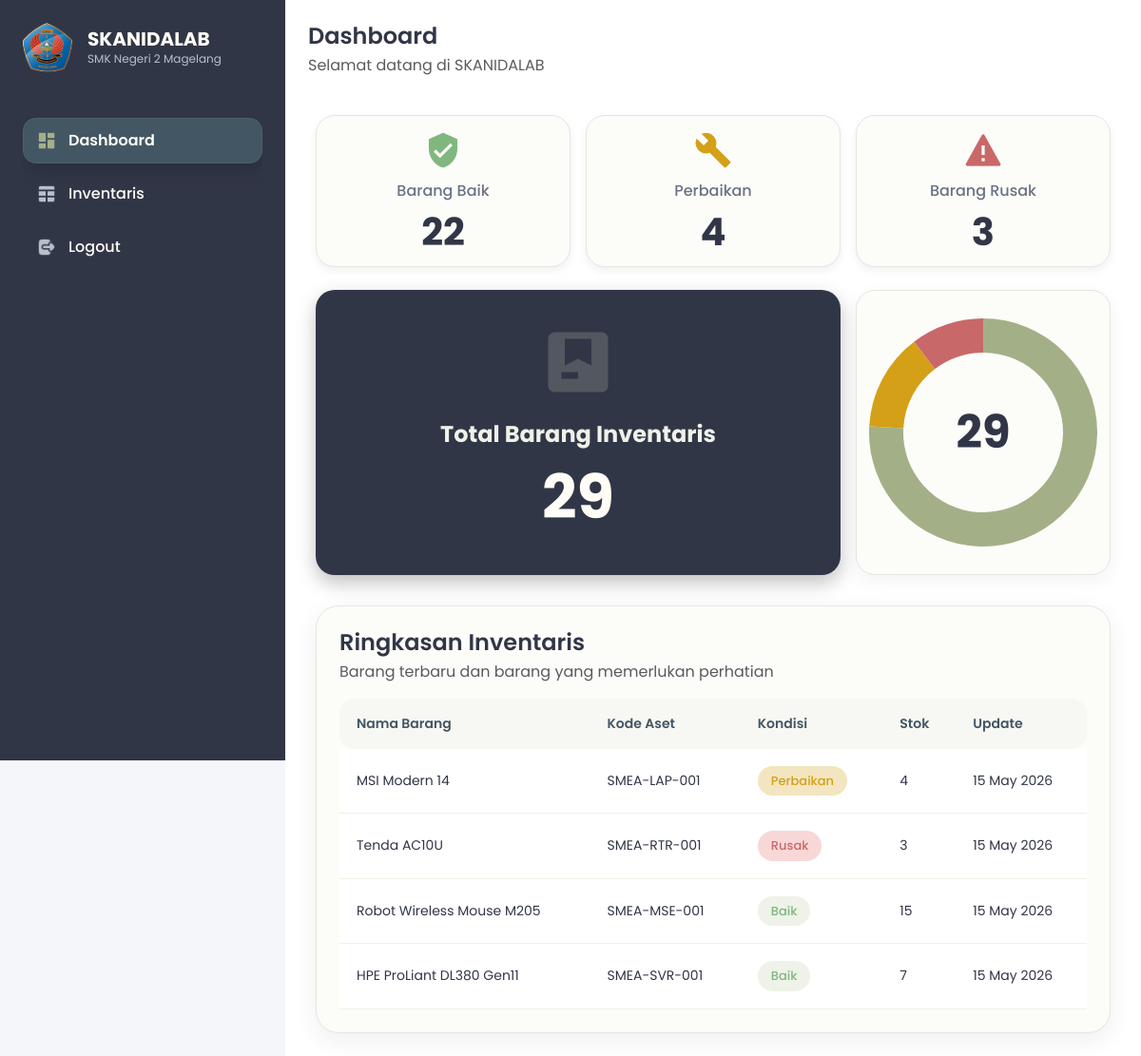
/views/dashboard.php, run on the app's committed database.
### tables this page shows
CREATE TABLE IF NOT EXISTS `inventaris` (
  `id_barang` int NOT NULL AUTO_INCREMENT,
  `nama_barang` varchar(100) NOT NULL,
  `kode_aset` varchar(50) DEFAULT NULL,
  `kondisi` enum('Baik','Rusak','Perbaikan') DEFAULT 'Baik',
  `stok` int DEFAULT NULL,
  `tgl_update` timestamp NULL DEFAULT CURRENT_TIMESTAMP ON UPDATE CURRENT_TIMESTAMP,
  PRIMARY KEY (`id_barang`),
  UNIQUE KEY `kode_aset` (`kode_aset`)
);

### views/dashboard.php (the view, shortened to what this page needs)
<?php
require_once __DIR__ . '/../config/koneksi.php';
$totalQuery = mysqli_query($conn, "SELECT SUM(stok) AS total FROM inventaris");
$total = mysqli_fetch_assoc($totalQuery)['total'] ?? 0;
$baik = mysqli_fetch_assoc(mysqli_query($conn, "SELECT SUM(stok) AS jml FROM inventaris WHERE kondisi='Baik'"))['jml'] ?? 0;
$rusak = mysqli_fetch_assoc(mysqli_query($conn, "SELECT SUM(stok) AS jml FROM inventaris WHERE kondisi='Rusak'"))['jml'] ?? 0;
$perbaikan = mysqli_fetch_assoc(mysqli_query($conn, "SELECT SUM(stok) AS jml FROM inventaris WHERE kondisi='Perbaikan'"))['jml'] ?? 0;
$data = mysqli_query($conn, "SELECT * FROM inventaris ORDER BY tgl_update DESC LIMIT 5");
?>
<!DOCTYPE html>
<html lang="en">
<head>
    <link href="https://cdn.jsdelivr.net/npm/bootstrap@5.3.7/dist/css/bootstrap.min.css" rel="stylesheet">
</head>
<body>
<div class="container-fluid p-0">
    <div class="row g-0">
        <?php include __DIR__ . '/layouts/sidebar.php'; ?>
        <main class="col-12 col-md-9 main-content p-4">
            <h4 class="fw-semibold mb-1">Dashboard</h4>
            <p class="text-muted mb-4">Selamat datang di SKANIDALAB</p>
            <div class="row g-3">
                <div class="col-12 col-md-6 col-lg-4">
                    <div class="stat-card">
                        <img src="../assets/img/shield-check.png" alt="Baik" width="40">
                        <div class="stat-title">Barang Baik</div>
                        <div class="stat-value"><?= $baik ?></div>
                    </div>
                </div>
                <div class="col-12 col-md-6 col-lg-4">
                    <div class="stat-card">
                        <img src="../assets/img/wrench.png" alt="Perbaikan" width="40">
                        <div class="stat-title">Perbaikan</div>
                        <div class="stat-value"><?= $perbaikan ?></div>
                    </div>
                </div>
                <div class="col-12 col-md-6 col-lg-4">
                    <div class="stat-card">
                        <img src="../assets/img/triangular-alert.png" alt="Rusak" width="40">
                        <div class="stat-title">Barang Rusak</div>
                        <div class="stat-value"><?= $rusak ?></div>
                    </div>
                </div>
            </div>
            <div class="row g-3 mt-2">
                <div class="col-12 col-lg-8">
                    <div class="total-card">
                        <img src="../assets/img/package.png" alt="Total" class="mb-3" width="84" height="84">
                        <div class="total-title">Total Barang Inventaris</div>
                        <div class="total-value"><?= $total ?></div>
                    </div>
                </div>
                <div class="col-12 col-lg-4">
                    <div class="donut-card">
                        <div class="donut-wrapper">
                            <canvas id="inventoryDonut"></canvas>
                        </div>
                        <div class="donut-center"><?= $total ?></div>
                    </div>
                </div>
            </div>
            <div class="row g-3 mt-3">
                <div class="col-12">
                    <div class="table-card">
                        <div class="mb-3">
                            <h4 class="fw-semibold mb-1">Ringkasan Inventaris</h4>
                            <p class="text-muted mb-0">Barang terbaru dan barang yang memerlukan perhatian</p>
                        </div>
                        <div class="table-responsive">
                            <table class="table align-middle custom-table">
                                <thead>
                                    <tr>
                                        <th>Nama Barang</th>
                                        <th>Kode Aset</th>
                                        <th>Kondisi</th>
                                        <th>Stok</th>
                                        <th>Update</th>
                                    </tr>
                                </thead>
                                <tbody>
                                    <?php if (mysqli_num_rows($data) > 0): ?>
                                        <?php while ($row = mysqli_fetch_assoc($data)): ?>
                                            <tr>
                                                <td><?= htmlspecialchars($row['nama_barang']) ?></td>
                                                <td><?= htmlspecialchars($row['kode_aset']) ?></td>
                                                <td>
                                                    <?php if ($row['kondisi'] == 'Baik'): ?>
                                                        <span class="badge-status good">Baik</span>
                                                    <?php elseif ($row['kondisi'] == 'Rusak'): ?>
                                                        <span class="badge-status bad">Rusak</span>
                                                    <?php else: ?>
                                                        <span class="badge-status repair">Perbaikan</span>
                                                    <?php endif; ?>
                                                </td>
                                                <td><?= $row['stok'] ?></td>
                                                <td><?= date('d M Y', strtotime($row['tgl_update'])) ?></td>
                                            </tr>
                                        <?php endwhile; ?>
                                    <?php else: ?>
                                        <tr>
                                            <td colspan="5" class="text-center">Belum ada data inventaris.</td>
                                        </tr>
                                    <?php endif; ?>
                                </tbody>
                            </table>
                        </div>
                    </div>
                </div>
            </div>
        </main>
    </div>
</div>
<script>
    new Chart(document.getElementById('inventoryDonut'), {
        type: 'doughnut',
        data: {
            labels: ['Baik', 'Perbaikan', 'Rusak'],
            datasets: [{
                data: [<?= $baik ?>, <?= $perbaikan ?>, <?= $rusak ?>],
                backgroundColor: ['#A3B087', '#D4A017', '#C96868'],
                borderWidth: 0
            }]
        },
        options: {
            cutout: '70%',
            responsive: true,
            maintainAspectRatio: false,
            plugins: { legend: { display: false } }
        }
    });
</script>
</body>
</html>

### views/layouts/sidebar.php (shortened to what this page needs)
<?php
$currentPage = basename($_SERVER['PHP_SELF']);
$formInventoryPages = ['tambah_barang.php', 'edit_barang.php', 'form_barang.php'];
$isFormPage = in_array($currentPage, $formInventoryPages);
?>
<link rel="stylesheet" href="../assets/css/styles.css">
<aside class="col-12 col-md-3 sidebar p-3 p-md-4">
    <div class="d-flex align-items-center gap-3 mb-4 mb-md-5 brand">
        <img src="../assets/img/logo-sm.png" alt="logo" width="52" height="52">
        <div>
            <div class="brand-title">SKANIDALAB</div>
            <div class="brand-subtitle">SMK Negeri 2 Magelang</div>
        </div>
    </div>
    <nav class="d-flex flex-row flex-md-column gap-2 overflow-auto">
        <?php if ($isFormPage): ?>
            <a href="javascript:void(0);" class="menu-item disabled" onclick="return false;">
        <?php else: ?>
            <a href="dashboard.php" class="menu-item <?= $currentPage == 'dashboard.php' ? 'active' : '' ?>">
        <?php endif; ?>
            <img class="menu-icon"
                src="../assets/img/<?= (!$isFormPage && $currentPage == 'dashboard.php') ? 'dashboard.png' : 'dashboard-inactive.png' ?>"
                alt="dashboard">
            <span>Dashboard</span>
        </a>
        <?php if ($isFormPage): ?>
            <a href="javascript:void(0);" class="menu-item disabled" onclick="return false;">
        <?php else: ?>
            <a href="inventaris.php" class="menu-item <?= $currentPage == 'inventaris.php' ? 'active' : '' ?>">
        <?php endif; ?>
            <img class="menu-icon"
                src="../assets/img/<?= (!$isFormPage && $currentPage == 'inventaris.php') ? 'tabel-active.png' : 'tabel-inactive.png' ?>"
                alt="inventaris">
            <span>Inventaris</span>
        </a>
        <a href="../modules/logout.php" class="menu-item logout-item">
            <img class="menu-icon" src="../assets/img/logout.png" alt="logout">
            <span>Logout</span>
        </a>
    </nav>
</aside>

### assets/css/styles.css (style rules this page uses)
* { margin: 0; padding: 0; box-sizing: border-box; }
body { font-family: 'Poppins', sans-serif; background: #f5f6fa; overflow-x: hidden; width: 100%; min-height: 100vh; color: #313647; }
.container-fluid { padding: 0; }
.row { margin: 0; }
.sidebar { background: #313647; height: 100vh; position: sticky; top: 0; overflow-y: auto; overflow-x: hidden; }
.brand img { width: 52px; height: 52px; }
.brand-title { font-size: 20px; font-weight: 700; color: #FFFDF5; line-height: 1.2; }
.brand-subtitle { font-size: 12px; color: #B8C0CC; }
.menu-item { display: flex; align-items: center; gap: 12px; padding: 12px 14px; border-radius: 14px; text-decoration: none; color: #FFFDF5; font-weight: 500; position: relative; overflow: hidden; transition: transform 0.25s ease, box-shadow 0.25s ease, color 0.25s ease; }
.menu-icon { width: 22px; height: 22px; transition: transform 0.25s ease, opacity 0.25s ease; }
.menu-item.active { background: #435663; box-shadow: inset 0 0 0 1px rgba(255, 255, 255, 0.05), 0 6px 18px rgba(0, 0, 0, 0.16); }
.menu-item.active span { font-weight: 600; }
.main-content { min-height: 100vh; background: #ffffff; }
.stat-card { background: #FCFCF9; border: 1px solid #E4E7DE; border-radius: 20px; height: 160px; padding: 16px 20px; box-shadow: 0px 4px 10px rgba(0, 0, 0, 0.06); display: flex; flex-direction: column; justify-content: space-between; align-items: center; transition: all 0.25s ease; cursor: pointer; }
.stat-title { font-size: 16px; font-weight: 500; color: #6B7280; }
.stat-value { font-size: 40px; font-weight: 700; color: #313647; line-height: 1; }
.total-card { background: #313647; border-radius: 20px; height: 300px; display: flex; flex-direction: column; justify-content: center; align-items: center; box-shadow: 0px 8px 20px rgba(0, 0, 0, 0.25); transition: all 0.3s ease; cursor: pointer; }
.total-title { font-size: 24px; font-weight: 700; color: #EEF2E8; }
.total-value { font-size: 64px; font-weight: 700; color: #FFFDF5; }
.donut-card { position: relative; height: 300px; background: #FCFCF9; border: 1px solid #E4E7DE; border-radius: 20px; box-shadow: 0px 6px 18px rgba(49, 54, 71, 0.06); display: flex; justify-content: center; align-items: center; overflow: hidden; transition: all 0.3s ease; cursor: pointer; }
.donut-wrapper { width: 100%; height: 240px; display: flex; justify-content: center; align-items: center; }
#inventoryDonut { max-width: 240px; max-height: 240px; }
.donut-center { position: absolute; font-size: 48px; font-weight: 700; color: #313647; pointer-events: none; }
.table-card { background: #FCFCF9; border: 1px solid #E4E7DE; border-radius: 24px; box-shadow: 0px 8px 24px rgba(49, 54, 71, 0.08); padding: 1.5rem; }
.custom-table thead th { font-size: 14px; font-weight: 600; color: #435663; border-bottom: 1px solid #E4E7DE; padding: 12px; }
.custom-table tbody td { font-size: 14px; color: #313647; padding: 14px 12px; border-bottom: 1px solid #E4E7DE; }
.badge-status { padding: 6px 14px; border-radius: 999px; font-size: 13px; font-weight: 500; display: inline-block; }
.badge-status.good { background: #EEF2E8; color: #7FB77E; }
.badge-status.bad { background: #F8D7D7; color: #C96868; }
.badge-status.repair { background: #F3E5C0; color: #D4A017; }
.table { margin-bottom: 0; }
.table thead th { background: #F7F8F3; color: #435663; font-size: 14px; font-weight: 600; padding: 16px 18px; border: none; }
.table thead th:first-child { border-top-left-radius: 16px; border-bottom-left-radius: 16px; }
.table thead th:last-child { border-top-right-radius: 16px; border-bottom-right-radius: 16px; }
.table tbody td { padding: 18px; font-size: 14px; color: #313647; vertical-align: middle; border-bottom: 1px solid #EEF2E8; transition: 0.2s ease; }
.table tbody tr { transition: 0.25s ease; }

### data on the page
inventaris: nama_barang "MSI Modern 14", kode_aset "SMEA-LAP-001", kondisi "Perbaikan", stok "4", tgl_update "15 May 2026"
inventaris: nama_barang "Tenda AC10U", kode_aset "SMEA-RTR-001", kondisi "Rusak", stok "3", tgl_update "15 May 2026"
inventaris: nama_barang "Robot Wireless Mouse M205", kode_aset "SMEA-MSE-001", kondisi "Baik", stok "15", tgl_update "15 May 2026"
inventaris: nama_barang "HPE ProLiant DL380 Gen11", kode_aset "SMEA-SVR-001", kondisi "Baik", stok "7", tgl_update "15 May 2026"

### other printed values
$baik "22"
$perbaikan "4"
$rusak "3"
$total "29"
chart data {{ $baik }} 22
chart data {{ $perbaikan }} 4
chart data {{ $rusak }} 3
